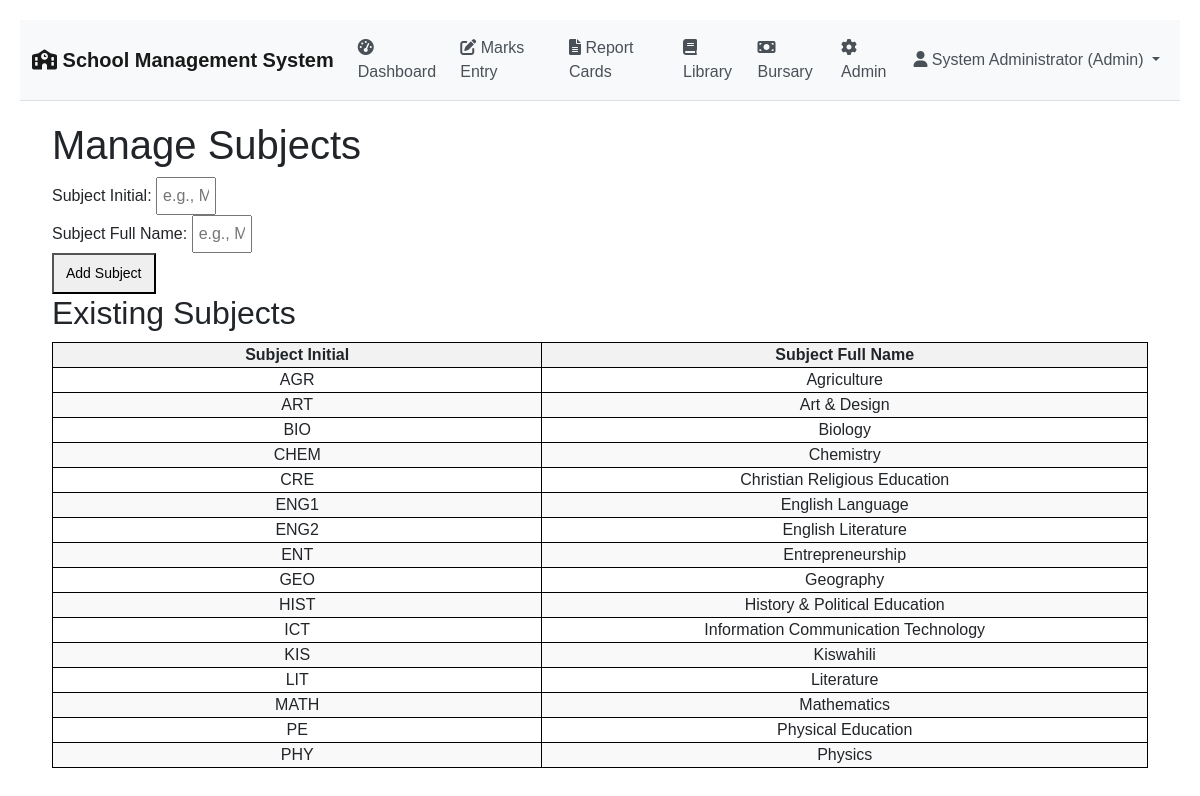
/manage_subjects (signed in), run on the app's committed database.
### tables this page shows
CREATE TABLE subjects (
            id INTEGER PRIMARY KEY AUTOINCREMENT,
            subject_initial TEXT,
            subject_full_name TEXT,
            created_at TIMESTAMP DEFAULT CURRENT_TIMESTAMP
        );

### app.py (the view, shortened to what this page needs)
@app.route('/manage_subjects', methods=['GET', 'POST'])
def manage_subjects():
    if not check_auth():
        flash('Please log in to access this page', 'error')
        return redirect(url_for('login'))
    if not check_role(['admin', 'headteacher']):
        flash('Access denied. You do not have permission to manage subjects.', 'error')
        return redirect(url_for('index'))
    conn = get_db_connection()
    try:
        subjects = conn.execute('SELECT * FROM subjects ORDER BY subject_full_name').fetchall()
    except sqlite3.Error as e:
        subjects = []
        flash(f'Database error: {e}', 'error')
    finally:
        conn.close()
    return render_template('manage_subjects.html', subjects=subjects)

### app.py (called while the page is built)
def get_db_connection():
    conn = sqlite3.connect('school_management.db')
    conn.row_factory = sqlite3.Row
    return conn

def check_auth():
    return 'user_id' in session and 'role' in session

def check_role(allowed_roles):
    user_role = session.get('role')
    return user_role in allowed_roles

### templates/manage_subjects.html
{% extends "base.html" %}
{% block content %}
<h1>Manage Subjects</h1>
<form method="POST">
    <div>
        <label for="subject_initial">Subject Initial:</label>
        <input type="text" id="subject_initial" name="subject_initial" placeholder="e.g., MATH" required>
    </div>
    <div>
        <label for="subject_full_name">Subject Full Name:</label>
        <input type="text" id="subject_full_name" name="subject_full_name" placeholder="e.g., Mathematics" required>
    </div>
    <button type="submit">Add Subject</button>
</form>
<h2>Existing Subjects</h2>
<table>
    <thead>
        <tr>
            <th>Subject Initial</th>
            <th>Subject Full Name</th>
        </tr>
    </thead>
    <tbody>
        {% for subject in subjects %}
        <tr>
            <td>{{ subject.subject_initial }}</td>
            <td>{{ subject.subject_full_name }}</td>
        </tr>
        {% endfor %}
    </tbody>
</table>
{% endblock %}

### templates/base.html (shortened to what this page needs)
<!DOCTYPE html>
<html lang="en">
<head>
    <link href="https://cdn.jsdelivr.net/npm/bootstrap@5.1.3/dist/css/bootstrap.min.css" rel="stylesheet">
    <link href="https://cdnjs.cloudflare.com/ajax/libs/font-awesome/6.0.0/css/all.min.css" rel="stylesheet">
</head>
<body>
    <nav class="navbar navbar-expand-lg navbar-light bg-light border-bottom">
        <div class="container-fluid">
            <a class="navbar-brand" href="{{ url_for('index') }}">
                <i class="fas fa-school"></i> School Management System
            </a>
            {% if session.user_id %}
            <div class="collapse navbar-collapse" id="navbarNav">
                <ul class="navbar-nav me-auto">
                    <li class="nav-item">
                        <a class="nav-link" href="{{ url_for('index') }}">
                            <i class="fas fa-tachometer-alt"></i> Dashboard
                        </a>
                    </li>
                    {% if session.role in ['admin', 'headteacher', 'teacher'] %}
                    <li class="nav-item">
                        <a class="nav-link" href="{{ url_for('marks_entry') }}">
                            <i class="fas fa-edit"></i> Marks Entry
                        </a>
                    </li>
                    <li class="nav-item">
                        <a class="nav-link" href="{{ url_for('report_card') }}">
                            <i class="fas fa-file-alt"></i> Report Cards
                        </a>
                    </li>
                    {% endif %}
                    {% if session.role in ['admin', 'librarian', 'headteacher'] %}
                    <li class="nav-item">
                        <a class="nav-link" href="{{ url_for('library') }}">
                            <i class="fas fa-book"></i> Library
                        </a>
                    </li>
                    {% endif %}
                    {% if session.role in ['admin', 'bursar', 'headteacher'] %}
                    <li class="nav-item">
                        <a class="nav-link" href="{{ url_for('bursary') }}">
                            <i class="fas fa-money-bill"></i> Bursary
                        </a>
                    </li>
                    {% endif %}
                    {% if session.role == 'admin' %}
                    <li class="nav-item">
                        <a class="nav-link" href="{{ url_for('admin_panel') }}">
                            <i class="fas fa-cog"></i> Admin
                        </a>
                    </li>
                    {% endif %}
                </ul>
                <ul class="navbar-nav">
                    <li class="nav-item dropdown">
                        <a class="nav-link dropdown-toggle" href="#" id="navbarDropdown" role="button" data-bs-toggle="dropdown">
                            <i class="fas fa-user"></i> {{ session.full_name }} ({{ session.role|title }})
                        </a>
                    </li>
                </ul>
            </div>
            {% endif %}
        </div>
    </nav>
    <div class="container-fluid">
        <div class="main-content">
            {% block content %}{% endblock %}
        </div>
    </div>
</body>
</html>

### templates/base.html (style rules this page uses)
.navbar-brand { font-weight: bold; }
.main-content { padding: 20px; }
.navbar-nav .nav-link { color: #495057 !important; }
table, th, td { border: 1px solid black; border-collapse: collapse; padding: 0; margin: 0; }
th, td { width: 100px; height: 25px; text-align: center; }
table { margin-top: 10px; }
body { font-family: Arial, sans-serif; margin: 20px; }
select, button { padding: 8px 12px; font-size: 14px; }
table { border-collapse: collapse; width: 100%; margin-top: 20px; }
th, td { border: 1px solid #ddd; padding: 8px; text-align: left; }
th { background-color: #f2f2f2; position: sticky; top: 0; }
tr:nth-child(even) { background-color: #f9f9f9; }
input { width: 60px; padding: 5px; }

### data on the page
subjects: subject_initial "AGR", subject_full_name "Agriculture"
subjects: subject_initial "ART", subject_full_name "Art & Design"
subjects: subject_initial "BIO", subject_full_name "Biology"
subjects: subject_initial "CHEM", subject_full_name "Chemistry"
subjects: subject_initial "CRE", subject_full_name "Christian Religious Education"
subjects: subject_initial "ENG1", subject_full_name "English Language"
subjects: subject_initial "ENG2", subject_full_name "English Literature"
subjects: subject_initial "ENT", subject_full_name "Entrepreneurship"
subjects: subject_initial "GEO", subject_full_name "Geography"
subjects: subject_initial "HIST", subject_full_name "History & Political Education"
subjects: subject_initial "ICT", subject_full_name "Information Communication Technology"
subjects: subject_initial "KIS", subject_full_name "Kiswahili"
subjects: subject_initial "LIT", subject_full_name "Literature"
subjects: subject_initial "MATH", subject_full_name "Mathematics"
subjects: subject_initial "PE", subject_full_name "Physical Education"
subjects: subject_initial "PHY", subject_full_name "Physics"

### other printed values
{{ session.full_name }} "System Administrator"
{{ session.role|title }} "Admin"
